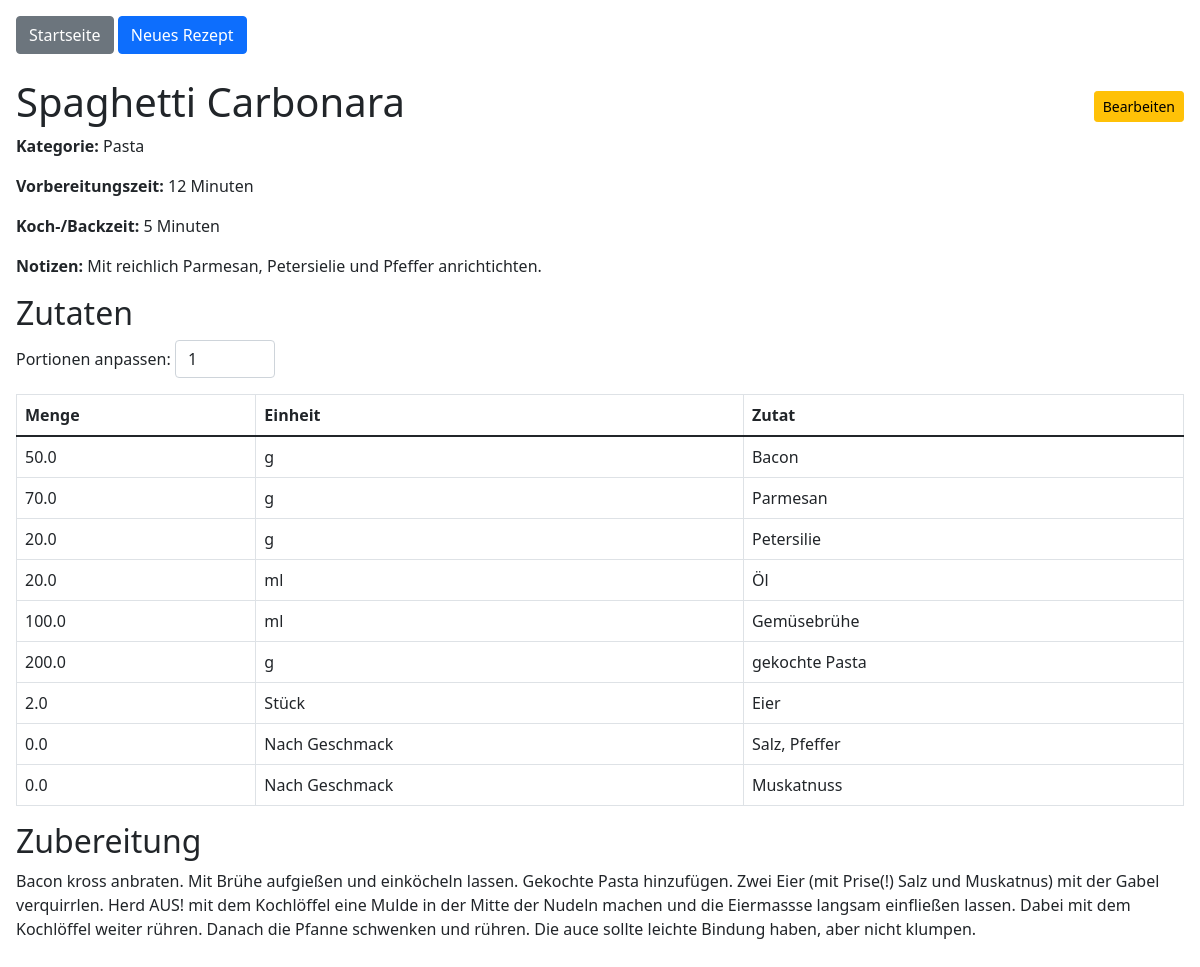
/recipe/1, run on the app's committed database.
### tables this page shows
CREATE TABLE recipes (
    id INTEGER PRIMARY KEY AUTOINCREMENT,
    name TEXT NOT NULL,
    category TEXT,
    preparation_time INTEGER,
    cooking_time INTEGER,
    instructions TEXT,
    notes TEXT
);

CREATE TABLE ingredients (
    id INTEGER PRIMARY KEY AUTOINCREMENT,
    recipe_id INTEGER,
    quantity REAL,
    unit TEXT,
    ingredient_name TEXT, display_order INTEGER,
    FOREIGN KEY(recipe_id) REFERENCES recipes(id)
);

### app.py (the view)
@app.route('/recipe/<int:recipe_id>')
def show_recipe(recipe_id):
    conn = get_db_connection()
    recipe = conn.execute('SELECT * FROM recipes WHERE id = ?', (recipe_id,)).fetchone()
    if recipe is None:
        conn.close()
        return "Rezept nicht gefunden", 404
    ingredients = conn.execute('SELECT * FROM ingredients WHERE recipe_id = ? ORDER BY display_order', (recipe_id,)).fetchall()
    conn.close()
    return render_template('recipe_detail.html', recipe=recipe, ingredients=ingredients)

### app.py (called while the page is built)
def get_db_connection():
    conn = sqlite3.connect('database.db')
    conn.row_factory = sqlite3.Row
    return conn

### templates/recipe_detail.html (shortened to what this page needs)
{% extends "layout.html" %}
{% block content %}
<div class="d-flex justify-content-between align-items-center">
    <h1>{{ recipe.name }}</h1>
    <div>
        <a href="{{ url_for('edit_recipe', recipe_id=recipe.id) }}" class="btn btn-sm btn-warning">Bearbeiten</a>
    </div>
</div>
<p><strong>Kategorie:</strong> {{ recipe.category }}</p>
<p><strong>Vorbereitungszeit:</strong> {{ recipe.preparation_time }} Minuten</p>
<p><strong>Koch-/Backzeit:</strong> {{ recipe.cooking_time }} Minuten</p>
<p><strong>Notizen:</strong> {{ recipe.notes }}</p>
<h2>Zutaten</h2>
<div class="mb-3">
    <label for="portions">Portionen anpassen:</label>
    <input type="number" id="portions" value="1" min="1" class="form-control" style="width:100px;display:inline-block;">
</div>
<table class="table table-bordered" id="ingredients-table">
    <thead>
        <tr>
            <th>Menge</th>
            <th>Einheit</th>
            <th>Zutat</th>
        </tr>
    </thead>
    <tbody>
    {% for ingr in ingredients %}
        <tr>
            <td class="quantity-cell">{{ ingr.quantity }}</td>
            <td>{{ ingr.unit }}</td>
            <td>{{ ingr.ingredient_name }}</td>
        </tr>
    {% endfor %}
    </tbody>
</table>
<h2>Zubereitung</h2>
<p>{{ recipe.instructions }}</p>
{% endblock %}

### templates/layout.html (shortened to what this page needs)
<!DOCTYPE html>
<html lang="de">
<head>
    <link rel="stylesheet" href="https://cdn.jsdelivr.net/npm/bootstrap@5.1.3/dist/css/bootstrap.min.css" />
    <link rel="stylesheet" href="https://code.jquery.com/ui/1.13.2/themes/base/jquery-ui.css">
    <link rel="stylesheet" href="https://cdn.jsdelivr.net/npm/bootstrap-icons@1.11.3/font/bootstrap-icons.min.css">
</head>
<body class="p-3">
    <nav class="mb-4">
        <a href="{{ url_for('index') }}" class="btn btn-secondary">Startseite</a>
        <a href="{{ url_for('new_recipe') }}" class="btn btn-primary">Neues Rezept</a>
    </nav>
    {% block content %}{% endblock %}
</body>
</html>

### data on the page
recipes: name "Spaghetti Carbonara", category "Pasta", preparation_time "12", cooking_time "5", notes "Mit reichlich Parmesan, Petersielie und Pfeffer anrichtichten.", instructions "Bacon kross anbraten. Mit Brühe aufgießen und einköcheln lassen. Gekochte Pasta hinzufügen. Zwei Eier (mit Prise(!) Salz und Muskatnus) mit der Gabel verquirrlen. Herd AUS! mit dem Kochlöffel eine Mulde in der Mitte der Nudeln machen und die Eiermassse langsam einfließen lassen. Dabei mit dem Kochlöffel weiter rühren. Danach die Pfanne schwenken und rühren. Die auce sollte leichte Bindung haben, aber nicht klumpen."
ingredients: quantity "50.0", unit "g", ingredient_name "Bacon"
ingredients: quantity "70.0", unit "g", ingredient_name "Parmesan"
ingredients: quantity "20.0", unit "g", ingredient_name "Petersilie"
ingredients: quantity "20.0", unit "ml", ingredient_name "Öl"
ingredients: quantity "100.0", unit "ml", ingredient_name "Gemüsebrühe"
ingredients: quantity "200.0", unit "g", ingredient_name "gekochte Pasta"
ingredients: quantity "2.0", unit "Stück", ingredient_name "Eier"
ingredients: quantity "0.0", unit "Nach Geschmack", ingredient_name "Salz, Pfeffer"
ingredients: quantity "0.0", unit "Nach Geschmack", ingredient_name "Muskatnuss"
